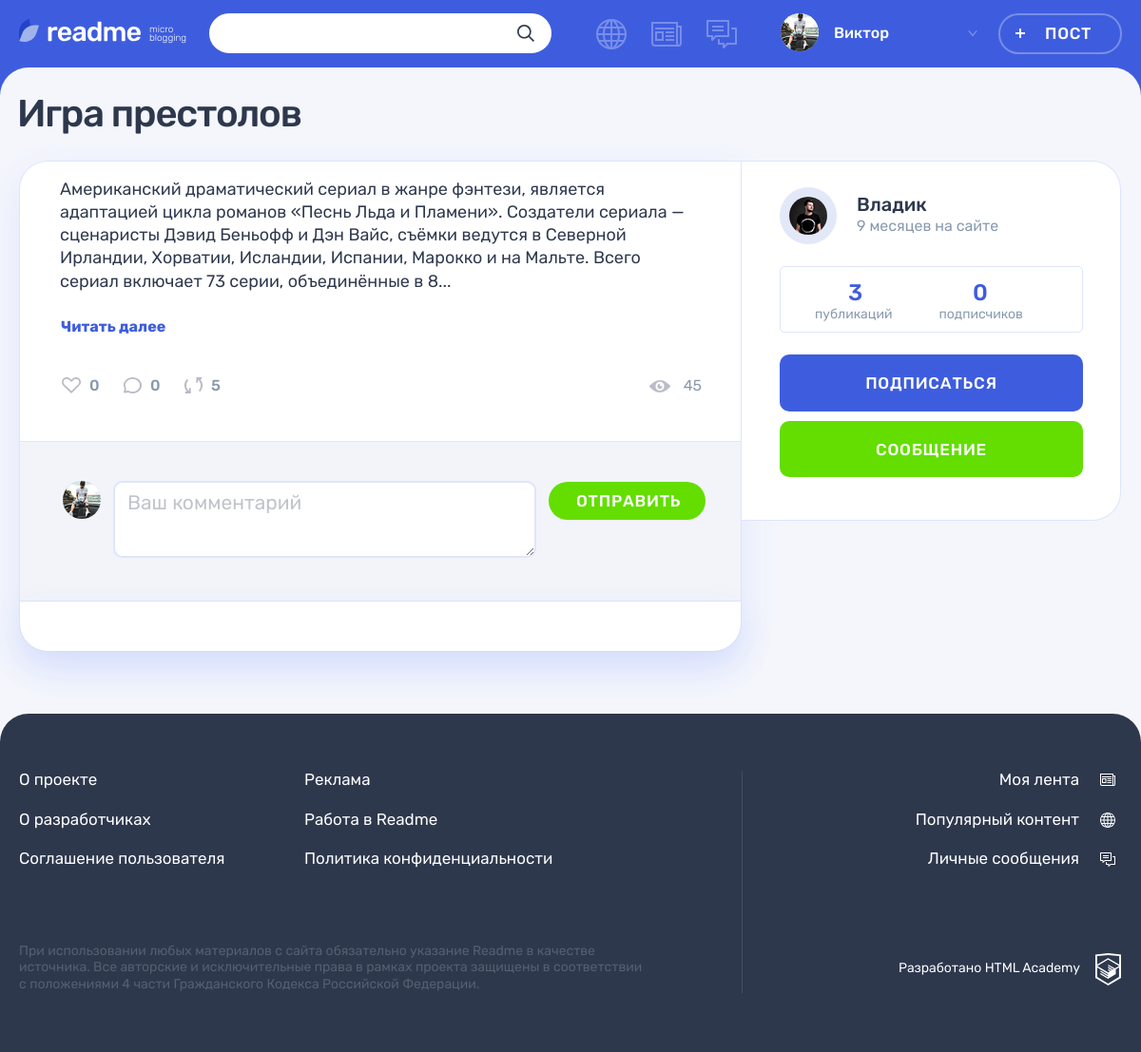
The page /post.php?post_id=2 (signed in) on the database its author committed.
### tables this page shows
CREATE TABLE posts
(
  id          INT AUTO_INCREMENT PRIMARY KEY,
  created_at  DATETIME     NOT NULL,
  title       VARCHAR(200) NOT NULL,
  content     VARCHAR(1000),
  author      VARCHAR(128),
  picture_url VARCHAR(1000),
  video_url   VARCHAR(1000),
  website     VARCHAR(1000),
  preview     VARCHAR(1000),
  views_count INT UNSIGNED DEFAULT 0,
  user_id     INT          NOT NULL,
  type_id     INT          NOT NULL,
  FOREIGN KEY (user_id) REFERENCES users (id),
  FOREIGN KEY (type_id) REFERENCES content_types (id)
);

CREATE TABLE users
(
  id            INT AUTO_INCREMENT PRIMARY KEY,
  registered_at DATETIME            NOT NULL,
  email         VARCHAR(320) UNIQUE NOT NULL,
  login         VARCHAR(128) UNIQUE NOT NULL,
  password      VARCHAR(1000)       NOT NULL,
  avatar_path   VARCHAR(125)
);

### helpers.php (called while the page is built, shortened)
<?php
function get_noun_plural_form(int $number, string $one, string $two, string $many): string
{
    $number = (int)$number;
    $mod10 = $number % 10;
    $mod100 = $number % 100;
    switch (true) {
        case ($mod10 > 5):
            return $many;
    }
}
function include_template($name, array $data = [])
{
    $name = 'templates/' . $name;
    extract($data);
    require $name;
    $result = ob_get_clean();
    return $result;
}

### database/helpers.php (called while the page is built, shortened)
<?php
function fetchData($result): array
{
    return mysqli_fetch_all($result, MYSQLI_ASSOC);
}
function fetchAssocData($result): array
{
    $result = mysqli_fetch_assoc($result);
    return $result ?? [];
}
function prepareResult($connect, $query, $types = "", $params = []): mysqli_result {
    $stmt = mysqli_prepare($connect, $query);
    if ($types !== "") {
        $result = mysqli_stmt_bind_param($stmt, $types, ...$params);
    }
    $result = mysqli_stmt_execute($stmt);
    $result = mysqli_stmt_get_result($stmt);
    return $result;
}

### database/users.php (called while the page is built, shortened)
<?php
function getUserById($connect, $id): array
{
    $query = "SELECT
        u.id,
        u.registered_at,
        u.email,
        u.login,
        u.avatar_path,
        COUNT(DISTINCT(s.id)) AS subscribers_count,
        COUNT(DISTINCT(p.id)) AS posts_count
    FROM users u
    LEFT JOIN subscribes s
        ON u.id = s.author_id
    LEFT JOIN posts p
        ON u.id = p.user_id
    WHERE u.id = ?
    GROUP BY
        u.id,
        u.registered_at,
        u.email,
        u.login,
        u.avatar_path";
    return fetchAssocData(prepareResult($connect, $query, "i", [$id]));
}

### database/posts.php (called while the page is built, shortened)
<?php
function fetchPostTypes($connect): array
{
    $query = "SELECT id, name, icon_class from content_types";
    return fetchData(prepareResult($connect, $query));
}
function fetchPostById($connect, $post_id): array
{
    $query = "SELECT
        posts.created_at as created_date,
        posts.id,
        title,
        posts.content,
        author,
        users.login,
        type_id,
        views_count,
        users.avatar_path,
        posts.user_id,
        COUNT(DISTINCT(l.id)) AS likes_count,
        COUNT(DISTINCT(pc.id)) AS comments_count
    FROM posts
        INNER JOIN users
            ON user_id = users.id
        LEFT JOIN likes l
            ON posts.id = l.post_id
        LEFT JOIN post_comments pc
            ON posts.id = pc.post_id
    WHERE posts.id = ?
    GROUP BY
        posts.created_at,
        posts.id,
        title,
        posts.content,
        author,
        users.login,
        type_id,
        views_count,
        users.avatar_path,
        posts.user_id";
    return fetchAssocData(prepareResult($connect, $query, "i", [$post_id]));
}

### functions.php (called while the page is built, shortened)
<?php
function truncateContent(string $content, int $maxLength = 300): array
{
    $resultLength = 0;
    $resultArray = [];
    $contentArray = explode(" ", $content);
    foreach ($contentArray as $contentPart) {
        $resultLength += mb_strlen($contentPart);
        $resultArray[] = $contentPart;
        if ($resultLength >= $maxLength) {
            break;
        }
        $resultLength++;
    }
    $truncated = count($contentArray) !== count($resultArray);
    $result = $truncated ? implode(" ", $resultArray) . "..." : implode(" ", $resultArray);
    return [
        "content" => $result,
        "truncated" => $truncated,
    ];
}
function getTimeAgo(DateTime $created_date,  string $additional_text = "назад"): string
{
    $current_date = date_create();
    $diff = date_diff($current_date, $created_date);
    if ($diff->y > 0) {
        $date_count = $diff->y;
        $format = ['год', 'года', 'лет'];
    } elseif ($diff->days > 35) {
        $date_count = $diff->m;
        $format = ['месяц', 'месяца', 'месяцев'];
    } elseif ($diff->days > 7) {
        $date_count = ceil($diff->days / 7);
        $format = ['неделя', 'недели', 'недель'];
    } elseif ($diff->d > 0) {
        $date_count = $diff->d;
        $format = ['день', 'дня', 'дней'];
    } elseif ($diff->h > 0) {
        $date_count = $diff->h;
        $format = ['час', 'часа', 'часов'];
    } else {
        $date_count = $diff->i;
        $format = ['минута', 'минуты', 'минут'];
    }
    $dateType = get_noun_plural_form($date_count, ...$format);
    return $date_count . " " . $dateType . " " . $additional_text;
}
function normalizePost(array $post, array $post_types, array $user_likes): array {
    $created_date = date_create($post["created_date"]);
    $type_key = array_search((string) $post["type_id"], array_column($post_types, "id"), true);
    return [
        "id" => (string) $post["id"],
        "title" => $post["title"],
        "contain" => $post["content"],
        "author" => $post["author"],
        "user_id" => $post["user_id"],
        "user_name" => $post["login"],
        "avatar" => $post["avatar_path"],
        "views_count" => $post["views_count"],
        "comments_count" => $post["comments_count"],
        "created_date" => $post["created_date"],
        "type" => "post-" . $post_types[$type_key]["icon_class"],
        "time_ago" => getTimeAgo($created_date),
        "date_title" => date_format($created_date, "d.m.Y H:i"),
        "likes_count" => $post["likes_count"],
        "is_liked" => in_array($post["id"], array_column($user_likes, "post_id"), true),
    ];
}
function normalizeUser(array $user): array {
    $registered_at = date_create($user["registered_at"]);
    return [
        "id" => (string) $user["id"],
        "email" => $user["email"],
        "user_name" => $user["login"],
        "avatar" => $user["avatar_path"],
        "registered_date" => $user["registered_at"],
        "subscribers_count" => $user["subscribers_count"],
        "posts_count" => $user["posts_count"],
        "time_ago" => getTimeAgo($registered_at, "на сайте"),
        "date_title" => date_format($registered_at, "d.m.Y H:i"),
    ];
}
function normalizePostTypes(array $post_types): array
{
    $result = [];
    foreach ($post_types as $post_type) {
        $result[] = [
            "id" => (string) $post_type["id"],
            "name" => $post_type["name"],
            "icon_class" => $post_type["icon_class"],
        ];
    }
    return $result;
}
function getUserAuthentication(): array {
    return $_SESSION['user'] ?? [];
}

### database/likes.php (called while the page is built, shortened)
<?php
function getUserLikes($connect, $user_id): array
{
    $query = "SELECT
       id,
       post_id,
       like_at
    FROM likes
    WHERE user_id = ?";
    return fetchData(prepareResult($connect, $query,"i" , [$user_id]));
}

### database/subscribers.php (called while the page is built, shortened)
<?php
function getSubscription($connect, $user_id, $author_id): array
{
    $query = "SELECT
       id,
       subscribe_at
    FROM subscribes
    WHERE subscribe_id = ? AND author_id = ?";
    return fetchAssocData(prepareResult($connect, $query,"ii" , [$user_id, $author_id]));
}

### templates/post.php (the view, shortened to what this page needs)
<div class="container">
    <h1 class="page__title page__title--publication"><?= htmlspecialchars($post['title']) ?></h1>
    <section class="post-details">
        <div class="post-details__wrapper <?= $post["type"] ?>">
            <div class="post-details__main-block post post--details">
                <?php
                    $template_post = include_template("/parts/post/" . $post["type"] . ".php", [
                        "id" => $post["id"],
                        "title" => $post["title"],
                        "content" => $post["contain"],
                        "author" => $post["author"],
                        "is_details" => true,
                        "show_title" => false,
                        "is_video_control" => false,
                    ]);
                    print($template_post);
                ?>
                <div class="post__indicators">
                    <?php
                        $template_indicators = include_template("/parts/post/indicators.php", [
                            "post" => $post,
                        ]);
                        print($template_indicators);
                    ?>
                    <span class="post__view"><?= htmlspecialchars($post["views_count"]) ?></span>
                </div>
                <div class="comments">
                    <form class="comments__form form" action="/post.php" method="post">
                        <div class="comments__my-avatar">
                            <img class="comments__picture" src="<?= htmlspecialchars($user["avatar"]) ?>" alt="Аватар пользователя">
                        </div>
                        <div class="form__input-section <?= count($errors) > 0 ? "form__input-section--error" : "" ?>">
                            <textarea id="comment" name="comment" class="comments__textarea form__textarea form__input" placeholder="Ваш комментарий"></textarea>
                        </div>
                        <button class="comments__submit button button--green" type="submit">Отправить</button>
                    </form>
                    <div class="comments__list-wrapper">
                    </div>
                </div>
            </div>
            <div class="post-details__user user">
                <?php
                    print($user_profile);
                    print($user_info);
                ?>
            </div>
        </div>
    </section>
</div>

### templates/parts/user/profile.php (shortened to what this page needs)
<div class="<?= htmlspecialchars($template_class) ?>__user-info user__info">
    <div class="<?= htmlspecialchars($template_class) ?>__avatar user__avatar">
        <a class="user__avatar-link" href="/profile.php?author_id=<?= htmlspecialchars($user_id) ?>">
            <img class="<?= htmlspecialchars($template_class) ?>__picture user__picture" src="<?= htmlspecialchars($avatar) ?>"
                 alt="Аватар пользователя">
        </a>
    </div>
    <div class="<?= htmlspecialchars($template_class) ?>__name-wrapper user__name-wrapper">
        <a class="<?= htmlspecialchars($template_class) ?>__name user__name" href="/profile.php?author_id=<?= htmlspecialchars($user_id) ?>">
            <span><?= htmlspecialchars($user_name) ?></span>
        </a>
        <time class="<?= htmlspecialchars($template_class) ?>__time user__additional" title="<?= htmlspecialchars($date_title) ?>" datetime="<?= htmlspecialchars($registered_date) ?>"><?= htmlspecialchars($time_ago) ?></time>
    </div>
</div>

### templates/parts/post/post-text.php (shortened to what this page needs)
<?php
$postSettings = truncateContent($content);
?>
<div class="post__main">
    <p>
        <?= htmlspecialchars($postSettings["content"]) ?>
    </p>
    <?php if ($postSettings["truncated"]): ?>
        <a class="post-text__more-link">Читать далее</a>
    <?php endif ?>
</div>

### rows shown on the page
posts: title "Игра престолов", content "Американский драматический сериал в жанре фэнтези, является адаптацией цикла романов «Песнь Льда и Пламени». Создатели сериала — сценаристы Дэвид Беньофф и Дэн Вайс, съёмки ведутся в Северной Ирландии, Хорватии, Исландии, Испании, Марокко и на Мальте. Всего сериал включает 73 серии, объединённые в 8...", views_count "45"
users: avatar_path (picture), login "Владик"

### other values the page prints
$user["user_name"] "Виктор"
$post["likes_count"] "0"
$post["comments_count"] "0"
$time_ago "9 месяцев на сайте"
$posts_count "3"
$subscribers_count "0"
